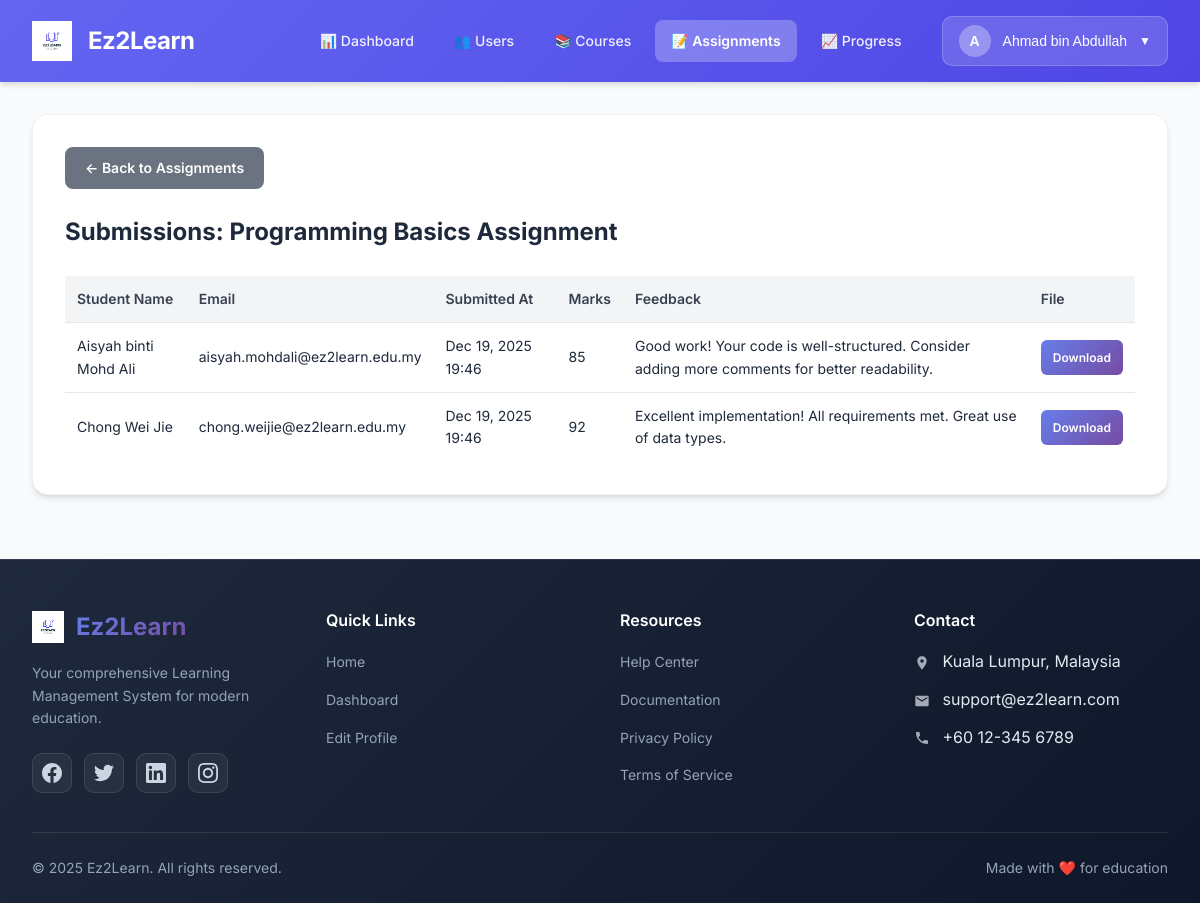
The app's page /admin/module-assignments/view-submissions.php?assignment_id=1 (signed in) with its own data.
### tables this page shows
CREATE TABLE assignments (
    assignment_id INT AUTO_INCREMENT PRIMARY KEY,
    course_id INT NOT NULL,
    lecturer_id INT NOT NULL,
    title VARCHAR(150) NOT NULL,
    description TEXT,
    due_date DATE,
    total_marks INT,
    FOREIGN KEY (course_id) REFERENCES courses(course_id),
    FOREIGN KEY (lecturer_id) REFERENCES users(user_id)
);

CREATE TABLE submissions (
    submission_id INT AUTO_INCREMENT PRIMARY KEY,
    assignment_id INT NOT NULL,
    student_id INT NOT NULL,
    file_path VARCHAR(255),
    submitted_at TIMESTAMP DEFAULT CURRENT_TIMESTAMP,
    marks INT,
    feedback TEXT,
    FOREIGN KEY (assignment_id) REFERENCES assignments(assignment_id),
    FOREIGN KEY (student_id) REFERENCES users(user_id)
);

CREATE TABLE users (
    user_id INT AUTO_INCREMENT PRIMARY KEY,
    name VARCHAR(100) NOT NULL,
    email VARCHAR(100) UNIQUE NOT NULL,
    password VARCHAR(255) NOT NULL,
    role ENUM('admin','lecturer','student') NOT NULL,
    status ENUM('active','inactive') DEFAULT 'active',
    created_at TIMESTAMP DEFAULT CURRENT_TIMESTAMP
);

### admin/module-assignments/view-submissions.php (the view, shortened to what this page needs)
<?php
$db_host = 'localhost';
$db_user = 'root';
$db_pass = '';
$db_name = 'ez2learn';
$conn = mysqli_connect($db_host, $db_user, $db_pass, $db_name);
$assignment_id = (int)($_GET['assignment_id'] ?? 0);
if ($assignment_id > 0) {
    $assignment_query = "SELECT title FROM assignments WHERE assignment_id = ?";
    $stmt = mysqli_prepare($conn, $assignment_query);
    mysqli_stmt_bind_param($stmt, "i", $assignment_id);
    mysqli_stmt_execute($stmt);
    $result = mysqli_stmt_get_result($stmt);
    $assignment = mysqli_fetch_assoc($result);
    $submissions_query = "
        SELECT
            s.*,
            u.name as student_name, u.email as student_email
        FROM submissions s
        JOIN users u ON s.student_id = u.user_id
        WHERE s.assignment_id = ?
        ORDER BY s.submitted_at DESC
    ";
    $stmt = mysqli_prepare($conn, $submissions_query);
    mysqli_stmt_bind_param($stmt, "i", $assignment_id);
    mysqli_stmt_execute($stmt);
    $result = mysqli_stmt_get_result($stmt);
    $submissions = mysqli_fetch_all($result, MYSQLI_ASSOC);
} else {
    $assignment = null;
    $submissions = [];
}
require_once '../../includes/header-admin.php';
?>
    <div class="container">
        <div class="page-container">
            <a href="index.php" class="btn-back">← Back to Assignments</a>
            <?php if ($assignment): ?>
                <h1 style="margin-bottom: 1.5rem; color: #1e293b; font-size: 1.5rem; font-weight: 700;">Submissions: <?php echo htmlspecialchars($assignment['title']); ?></h1>
                <?php if (empty($submissions)): ?>
                    <p style="text-align: center; padding: 2.5rem; color: #64748b;">No submissions found for this assignment.</p>
                <?php else: ?>
                    <table>
                        <thead>
                            <tr>
                                <th>Student Name</th>
                                <th>Email</th>
                                <th>Submitted At</th>
                                <th>Marks</th>
                                <th>Feedback</th>
                                <th>File</th>
                            </tr>
                        </thead>
                        <tbody>
                            <?php foreach ($submissions as $submission): ?>
                                <tr>
                                    <td><?php echo htmlspecialchars($submission['student_name']); ?></td>
                                    <td><?php echo htmlspecialchars($submission['student_email']); ?></td>
                                    <td><?php echo date('M d, Y H:i', strtotime($submission['submitted_at'])); ?></td>
                                    <td><?php echo $submission['marks'] ?? 'Not graded'; ?></td>
                                    <td><?php echo htmlspecialchars($submission['feedback'] ?? 'No feedback'); ?></td>
                                    <td>
                                        <?php if ($submission['file_path']): ?>
                                            <a href="../../download-file.php?file=<?php echo urlencode($submission['file_path']); ?>" class="btn-download">Download</a>
                                        <?php else: ?>
                                            No file
                                        <?php endif; ?>
                                    </td>
                                </tr>
                            <?php endforeach; ?>
                        </tbody>
                    </table>
                <?php endif; ?>
            <?php else: ?>
                <p style="text-align: center; padding: 2.5rem; color: #64748b;">Assignment not found</p>
            <?php endif; ?>
        </div>
    </div>
<?php require_once '../../includes/footer.php'; ?>

### includes/header-admin.php (style rules this page uses)
* { margin: 0; padding: 0; box-sizing: border-box; }
body { font-family: 'Inter', -apple-system, BlinkMacSystemFont, 'Segoe UI', sans-serif; background: #f8fafc; color: #1e293b; line-height: 1.6; }
.container { max-width: 1600px; margin: 2rem auto; padding: 0 2rem; }

### admin/module-assignments/view-submissions.php (style rules this page uses)
.page-container { background: #ffffff; border-radius: 16px; box-shadow: 0 4px 6px -1px rgba(0, 0, 0, 0.1), 0 2px 4px -1px rgba(0, 0, 0, 0.06); padding: 2rem; border: 1px solid rgba(0, 0, 0, 0.05); }
.btn-back { background: #6b7280; color: white; border: none; padding: 0.625rem 1.25rem; border-radius: 8px; cursor: pointer; font-size: 0.875rem; font-weight: 600; text-decoration: none; display: inline-flex; align-items: center; gap: 0.5rem; margin-bottom: 1.5rem; transition: all 0.3s cubic-bezier(0.4, 0, 0.2, 1); }
table { width: 100%; border-collapse: collapse; margin-top: 20px; }
thead { background: #f3f4f6; }
th { padding: 12px; text-align: left; font-weight: 600; font-size: 14px; color: #374151; }
td { padding: 12px; border-top: 1px solid #e5e7eb; font-size: 14px; }
.btn-download { background: linear-gradient(135deg, #667eea 0%, #764ba2 100%); color: white; border: none; padding: 0.5rem 0.75rem; border-radius: 6px; cursor: pointer; font-size: 0.75rem; font-weight: 600; text-decoration: none; display: inline-block; transition: all 0.3s cubic-bezier(0.4, 0, 0.2, 1); }
tbody tr { transition: background-color 0.2s ease; }

### records on screen
assignments: title "Programming Basics Assignment"
submissions: student.name "Aisyah binti Mohd Ali", student.email "aisyah.mohdali@ez2learn.edu.my", submitted_at "Dec 19, 2025 19:46", marks "85", feedback "Good work! Your code is well-structured. Consider adding more comments for better readability."
submissions: student.name "Chong Wei Jie", student.email "chong.weijie@ez2learn.edu.my", submitted_at "Dec 19, 2025 19:46", marks "92", feedback "Excellent implementation! All requirements met. Great use of data types."

### other values on screen
substr($user_name, 0, 1) "A"
$user_name "Ahmad bin Abdullah"
